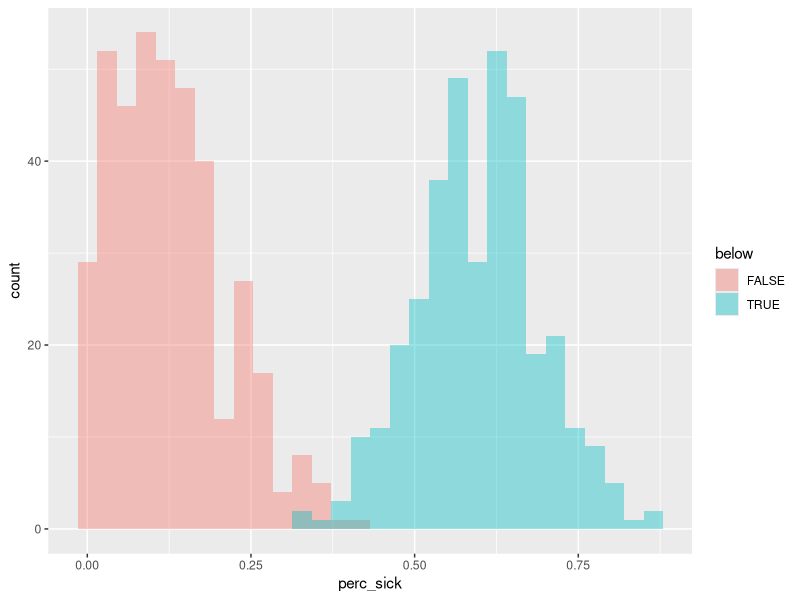

Write the R code that produced this figure.
## ---- chunk 1
knitr::opts_chunk$set(echo = TRUE)
## ---- chunk 2
library(tidyverse)
sick_data <- read_csv("sick-fish.csv")

glimpse(sick_data)

sick_data <- sick_data %>% 
  mutate(perc_sick = num_sick/num_fish)

sick_data %>% 
  filter(species=="tilapia") %>% 
  group_by(below) %>% 
  summarize(mean = mean(perc_sick))

sick_data %>% 
  filter(species=="tilapia") %>% 
  ggplot(aes(x=perc_sick, fill=below)) +
  geom_histogram(alpha=0.4, position = "identity")
## ---- chunk 3
tilapia <- sick_data %>% 
  filter(species=="tilapia")

t.test(perc_sick ~ below, data = tilapia)
## ---- chunk 4
seal_data <- read_csv("arctic-seals.csv")
fish_data <- read_csv("arctic-fish.csv")

glimpse(fish_data)


## ---- chunk 5

## ---- chunk 6
t.test(num_fish ~ time, data=fish_data)

t.test(num_seals ~ time, data = seal_data)
